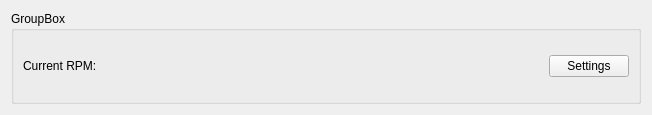
<?xml version="1.0" encoding="UTF-8"?>
<ui version="4.0">
 <class>FanPreview</class>
 <widget class="QWidget" name="FanPreview">
  <property name="geometry">
   <rect>
    <x>0</x>
    <y>0</y>
    <width>652</width>
    <height>115</height>
   </rect>
  </property>
  <property name="sizePolicy">
   <sizepolicy hsizetype="Preferred" vsizetype="Preferred">
    <horstretch>1</horstretch>
    <verstretch>1</verstretch>
   </sizepolicy>
  </property>
  <property name="windowTitle">
   <string>Form</string>
  </property>
  <property name="styleSheet">
   <string notr="true"/>
  </property>
  <layout class="QGridLayout" name="gridLayout">
   <item row="0" column="0">
    <widget class="QGroupBox" name="groupBox">
     <property name="sizePolicy">
      <sizepolicy hsizetype="Expanding" vsizetype="Expanding">
       <horstretch>0</horstretch>
       <verstretch>0</verstretch>
      </sizepolicy>
     </property>
     <property name="styleSheet">
      <string notr="true"/>
     </property>
     <property name="title">
      <string>GroupBox</string>
     </property>
     <layout class="QGridLayout" name="gridLayout_2">
      <item row="0" column="0">
       <widget class="QLabel" name="currRPMlabel">
        <property name="text">
         <string>Current RPM:</string>
        </property>
       </widget>
      </item>
      <item row="0" column="2">
       <spacer name="horizontalSpacer">
        <property name="orientation">
         <enum>Qt::Horizontal</enum>
        </property>
        <property name="sizeHint" stdset="0">
         <size>
          <width>40</width>
          <height>20</height>
         </size>
        </property>
       </spacer>
      </item>
      <item row="0" column="1">
       <widget class="QLabel" name="currRPM">
        <property name="text">
         <string/>
        </property>
       </widget>
      </item>
      <item row="0" column="3">
       <widget class="QPushButton" name="pushButton">
        <property name="text">
         <string>Settings</string>
        </property>
       </widget>
      </item>
     </layout>
    </widget>
   </item>
  </layout>
 </widget>
 <resources/>
 <connections/>
</ui>
